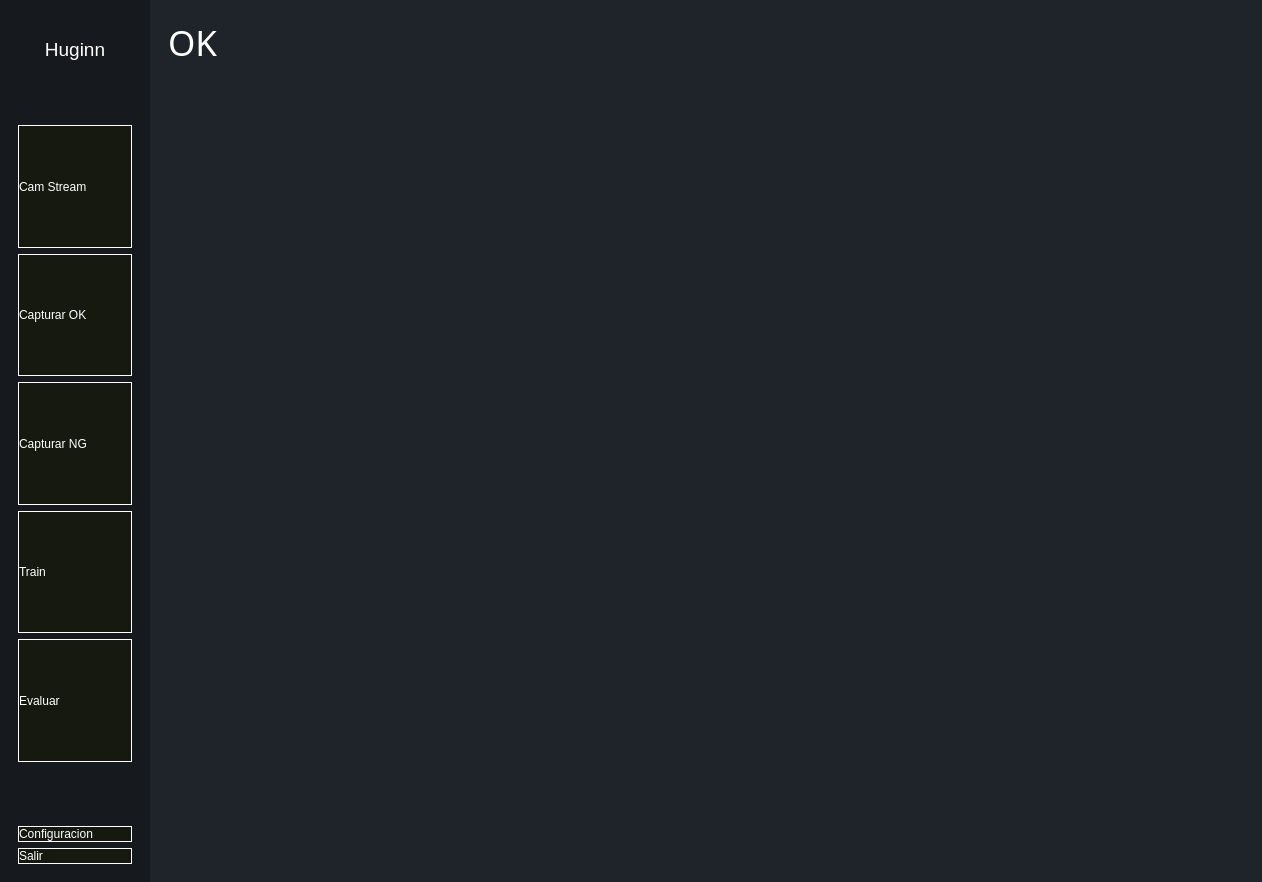
<?xml version="1.0" encoding="UTF-8"?>
<ui version="4.0">
 <class>MainWindow</class>
 <widget class="QMainWindow" name="MainWindow">
  <property name="geometry">
   <rect>
    <x>0</x>
    <y>0</y>
    <width>1262</width>
    <height>882</height>
   </rect>
  </property>
  <property name="maximumSize">
   <size>
    <width>16777215</width>
    <height>16777215</height>
   </size>
  </property>
  <property name="windowTitle">
   <string>MainWindow</string>
  </property>
  <property name="styleSheet">
   <string notr="true">*{
	border: none;
	background-color: transparent;
	background: none;
	padding: 0;
	margin: 0;
	color: #fff;
}

#centralwidget {
	background-color: #1f232a;
}

#leftMenuSubcontainer{
	background-color: #16191d;
}

QPushButton {
	text-align: left;
	Font-size: 10
	padding 2px 5px;
	background-color: #161910;
	color: #fff;
	border: 1px solid #fff;
}
QPushButton:hover,
QPushButton:focus {
  background-color: rgb(100, 113, 145)
}</string>
  </property>
  <widget class="QWidget" name="centralwidget">
   <property name="sizePolicy">
    <sizepolicy hsizetype="Preferred" vsizetype="Preferred">
     <horstretch>0</horstretch>
     <verstretch>0</verstretch>
    </sizepolicy>
   </property>
   <layout class="QHBoxLayout" name="horizontalLayout">
    <property name="spacing">
     <number>0</number>
    </property>
    <property name="leftMargin">
     <number>0</number>
    </property>
    <property name="topMargin">
     <number>0</number>
    </property>
    <property name="rightMargin">
     <number>0</number>
    </property>
    <property name="bottomMargin">
     <number>0</number>
    </property>
    <item alignment="Qt::AlignLeft">
     <widget class="QFrame" name="leftMenuContainer">
      <property name="sizePolicy">
       <sizepolicy hsizetype="Minimum" vsizetype="Minimum">
        <horstretch>0</horstretch>
        <verstretch>0</verstretch>
       </sizepolicy>
      </property>
      <property name="minimumSize">
       <size>
        <width>0</width>
        <height>0</height>
       </size>
      </property>
      <property name="frameShape">
       <enum>QFrame::StyledPanel</enum>
      </property>
      <property name="frameShadow">
       <enum>QFrame::Raised</enum>
      </property>
      <layout class="QHBoxLayout" name="horizontalLayout_2">
       <property name="spacing">
        <number>0</number>
       </property>
       <property name="leftMargin">
        <number>0</number>
       </property>
       <property name="topMargin">
        <number>0</number>
       </property>
       <property name="rightMargin">
        <number>0</number>
       </property>
       <property name="bottomMargin">
        <number>0</number>
       </property>
       <item alignment="Qt::AlignLeft">
        <widget class="QFrame" name="leftMenuSubcontainer">
         <property name="minimumSize">
          <size>
           <width>150</width>
           <height>0</height>
          </size>
         </property>
         <property name="frameShape">
          <enum>QFrame::StyledPanel</enum>
         </property>
         <property name="frameShadow">
          <enum>QFrame::Raised</enum>
         </property>
         <layout class="QVBoxLayout" name="verticalLayout">
          <item alignment="Qt::AlignTop">
           <widget class="QFrame" name="frame_4">
            <property name="frameShape">
             <enum>QFrame::StyledPanel</enum>
            </property>
            <property name="frameShadow">
             <enum>QFrame::Raised</enum>
            </property>
            <layout class="QVBoxLayout" name="verticalLayout_2">
             <item>
              <widget class="QLabel" name="label_2">
               <property name="text">
                <string/>
               </property>
               <property name="pixmap">
                <pixmap resource="../PyQT Vision System/Resources/resources.qrc">:/Logo/Logo_small.png</pixmap>
               </property>
               <property name="scaledContents">
                <bool>false</bool>
               </property>
               <property name="alignment">
                <set>Qt::AlignCenter</set>
               </property>
               <property name="wordWrap">
                <bool>false</bool>
               </property>
              </widget>
             </item>
             <item alignment="Qt::AlignTop">
              <widget class="QLabel" name="label">
               <property name="font">
                <font>
                 <pointsize>14</pointsize>
                </font>
               </property>
               <property name="text">
                <string>Huginn</string>
               </property>
               <property name="scaledContents">
                <bool>false</bool>
               </property>
               <property name="alignment">
                <set>Qt::AlignCenter</set>
               </property>
              </widget>
             </item>
            </layout>
           </widget>
          </item>
          <item>
           <spacer name="verticalSpacer_2">
            <property name="orientation">
             <enum>Qt::Vertical</enum>
            </property>
            <property name="sizeType">
             <enum>QSizePolicy::Minimum</enum>
            </property>
            <property name="sizeHint" stdset="0">
             <size>
              <width>20</width>
              <height>40</height>
             </size>
            </property>
           </spacer>
          </item>
          <item>
           <widget class="QFrame" name="frame_5">
            <property name="sizePolicy">
             <sizepolicy hsizetype="Preferred" vsizetype="Expanding">
              <horstretch>0</horstretch>
              <verstretch>0</verstretch>
             </sizepolicy>
            </property>
            <property name="frameShape">
             <enum>QFrame::StyledPanel</enum>
            </property>
            <property name="frameShadow">
             <enum>QFrame::Raised</enum>
            </property>
            <layout class="QVBoxLayout" name="verticalLayout_3">
             <item>
              <widget class="QPushButton" name="btnVideo">
               <property name="sizePolicy">
                <sizepolicy hsizetype="Minimum" vsizetype="Preferred">
                 <horstretch>0</horstretch>
                 <verstretch>0</verstretch>
                </sizepolicy>
               </property>
               <property name="text">
                <string>Cam Stream</string>
               </property>
               <property name="icon">
                <iconset resource="../PyQT Vision System/Resources/resources.qrc">
                 <normaloff>:/icons/Icons/video.svg</normaloff>:/icons/Icons/video.svg</iconset>
               </property>
               <property name="iconSize">
                <size>
                 <width>24</width>
                 <height>24</height>
                </size>
               </property>
              </widget>
             </item>
             <item>
              <widget class="QPushButton" name="btnCaptureOK">
               <property name="sizePolicy">
                <sizepolicy hsizetype="Minimum" vsizetype="Preferred">
                 <horstretch>0</horstretch>
                 <verstretch>0</verstretch>
                </sizepolicy>
               </property>
               <property name="text">
                <string>Capturar OK</string>
               </property>
               <property name="icon">
                <iconset resource="../PyQT Vision System/Resources/resources.qrc">
                 <normaloff>:/icons/Icons/aperture.svg</normaloff>:/icons/Icons/aperture.svg</iconset>
               </property>
               <property name="iconSize">
                <size>
                 <width>24</width>
                 <height>24</height>
                </size>
               </property>
               <property name="flat">
                <bool>false</bool>
               </property>
              </widget>
             </item>
             <item>
              <widget class="QPushButton" name="btnCaptureNOK">
               <property name="sizePolicy">
                <sizepolicy hsizetype="Minimum" vsizetype="Preferred">
                 <horstretch>0</horstretch>
                 <verstretch>0</verstretch>
                </sizepolicy>
               </property>
               <property name="text">
                <string>Capturar NG</string>
               </property>
               <property name="icon">
                <iconset resource="../PyQT Vision System/Resources/resources.qrc">
                 <normaloff>:/icons/Icons/aperture.svg</normaloff>:/icons/Icons/aperture.svg</iconset>
               </property>
               <property name="iconSize">
                <size>
                 <width>24</width>
                 <height>24</height>
                </size>
               </property>
              </widget>
             </item>
             <item>
              <widget class="QPushButton" name="btnTrain">
               <property name="sizePolicy">
                <sizepolicy hsizetype="Minimum" vsizetype="Preferred">
                 <horstretch>0</horstretch>
                 <verstretch>0</verstretch>
                </sizepolicy>
               </property>
               <property name="text">
                <string>Train</string>
               </property>
               <property name="icon">
                <iconset resource="../PyQT Vision System/Resources/resources.qrc">
                 <normaloff>:/icons/Icons/radio.svg</normaloff>:/icons/Icons/radio.svg</iconset>
               </property>
               <property name="iconSize">
                <size>
                 <width>24</width>
                 <height>24</height>
                </size>
               </property>
               <property name="flat">
                <bool>false</bool>
               </property>
              </widget>
             </item>
             <item>
              <widget class="QPushButton" name="btnSave">
               <property name="sizePolicy">
                <sizepolicy hsizetype="Minimum" vsizetype="Preferred">
                 <horstretch>0</horstretch>
                 <verstretch>0</verstretch>
                </sizepolicy>
               </property>
               <property name="text">
                <string>Evaluar</string>
               </property>
               <property name="icon">
                <iconset resource="../PyQT Vision System/Resources/resources.qrc">
                 <normaloff>:/icons/Icons/cpu.svg</normaloff>:/icons/Icons/cpu.svg</iconset>
               </property>
               <property name="iconSize">
                <size>
                 <width>24</width>
                 <height>24</height>
                </size>
               </property>
              </widget>
             </item>
            </layout>
           </widget>
          </item>
          <item>
           <spacer name="verticalSpacer">
            <property name="orientation">
             <enum>Qt::Vertical</enum>
            </property>
            <property name="sizeType">
             <enum>QSizePolicy::Minimum</enum>
            </property>
            <property name="sizeHint" stdset="0">
             <size>
              <width>20</width>
              <height>40</height>
             </size>
            </property>
           </spacer>
          </item>
          <item alignment="Qt::AlignBottom">
           <widget class="QFrame" name="frame_6">
            <property name="frameShape">
             <enum>QFrame::StyledPanel</enum>
            </property>
            <property name="frameShadow">
             <enum>QFrame::Raised</enum>
            </property>
            <layout class="QVBoxLayout" name="verticalLayout_4">
             <item>
              <widget class="QPushButton" name="btnConfig">
               <property name="text">
                <string>Configuracion</string>
               </property>
               <property name="icon">
                <iconset resource="../PyQT Vision System/Resources/resources.qrc">
                 <normaloff>:/icons/Icons/tool.svg</normaloff>:/icons/Icons/tool.svg</iconset>
               </property>
               <property name="iconSize">
                <size>
                 <width>24</width>
                 <height>24</height>
                </size>
               </property>
              </widget>
             </item>
             <item>
              <widget class="QPushButton" name="btnExit">
               <property name="text">
                <string>Salir</string>
               </property>
               <property name="icon">
                <iconset resource="../PyQT Vision System/Resources/resources.qrc">
                 <normaloff>:/icons/Icons/x-square.svg</normaloff>:/icons/Icons/x-square.svg</iconset>
               </property>
               <property name="iconSize">
                <size>
                 <width>24</width>
                 <height>24</height>
                </size>
               </property>
              </widget>
             </item>
            </layout>
           </widget>
          </item>
         </layout>
        </widget>
       </item>
      </layout>
     </widget>
    </item>
    <item>
     <widget class="QFrame" name="mainBodyContainer">
      <property name="sizePolicy">
       <sizepolicy hsizetype="Expanding" vsizetype="Preferred">
        <horstretch>0</horstretch>
        <verstretch>0</verstretch>
       </sizepolicy>
      </property>
      <property name="minimumSize">
       <size>
        <width>0</width>
        <height>0</height>
       </size>
      </property>
      <property name="styleSheet">
       <string notr="true"/>
      </property>
      <property name="frameShape">
       <enum>QFrame::StyledPanel</enum>
      </property>
      <property name="frameShadow">
       <enum>QFrame::Raised</enum>
      </property>
      <layout class="QVBoxLayout" name="verticalLayout_5">
       <item alignment="Qt::AlignTop">
        <widget class="QFrame" name="frame">
         <property name="sizePolicy">
          <sizepolicy hsizetype="MinimumExpanding" vsizetype="MinimumExpanding">
           <horstretch>0</horstretch>
           <verstretch>0</verstretch>
          </sizepolicy>
         </property>
         <property name="maximumSize">
          <size>
           <width>16777215</width>
           <height>16777215</height>
          </size>
         </property>
         <property name="styleSheet">
          <string notr="true"/>
         </property>
         <property name="frameShape">
          <enum>QFrame::StyledPanel</enum>
         </property>
         <property name="frameShadow">
          <enum>QFrame::Raised</enum>
         </property>
         <layout class="QVBoxLayout" name="verticalLayout_8">
          <item>
           <widget class="QLabel" name="label_3">
            <property name="font">
             <font>
              <family>OCR A Extended</family>
              <pointsize>26</pointsize>
             </font>
            </property>
            <property name="text">
             <string>OK</string>
            </property>
           </widget>
          </item>
         </layout>
        </widget>
       </item>
       <item>
        <widget class="QFrame" name="cam0Container">
         <property name="sizePolicy">
          <sizepolicy hsizetype="Preferred" vsizetype="Expanding">
           <horstretch>0</horstretch>
           <verstretch>0</verstretch>
          </sizepolicy>
         </property>
         <property name="frameShape">
          <enum>QFrame::StyledPanel</enum>
         </property>
         <property name="frameShadow">
          <enum>QFrame::Raised</enum>
         </property>
         <layout class="QVBoxLayout" name="verticalLayout_7">
          <item>
           <widget class="QLabel" name="img0">
            <property name="maximumSize">
             <size>
              <width>16777215</width>
              <height>300</height>
             </size>
            </property>
            <property name="text">
             <string/>
            </property>
           </widget>
          </item>
         </layout>
        </widget>
       </item>
      </layout>
     </widget>
    </item>
   </layout>
  </widget>
 </widget>
 <resources>
  <include location="../PyQT Vision System/Resources/resources.qrc"/>
 </resources>
 <connections/>
</ui>
